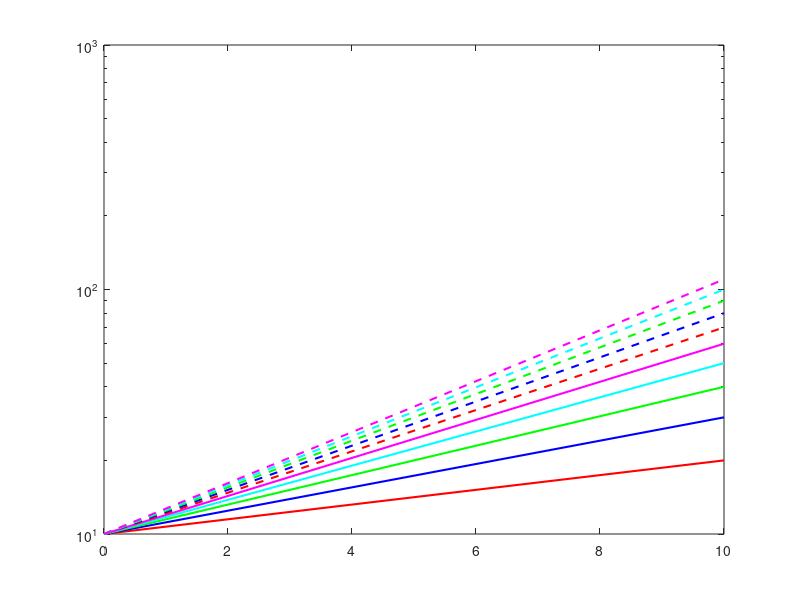

The MATLAB script that drew this image: (Note: this script raises an error after producing the figure.)
clc
clear all
close all

addpath('./PlottingShit/legendflex-pkg-master/legendflex/')
addpath('./PlottingShit/legendflex-pkg-master/setgetpos_V1.2/')


%% cell 1
figure(1);

linespec = [repmat({'r';'b';'g';'c';'m'},2,1), ...
[repmat({'-'}, 5, 1); repmat({'--'}, 5, 1)]];


x = [0 10];
y = (1:10)'*x + 10;

%% cell 3
% hln(:,1) = plot( x, y);
for k = 1:10
    hln(k,1) = semilogy( x, y(k,:),[linespec{k,1},linespec{k,2}],'LineWidth',1.5,'MarkerSize',8);hold on;
end
% set(hln(:,1), {'color','linestyle'}, linespec);

[hl(2).leg, hl(2).obj, hl(2).hout, hl(2).mout] = ...
legendflex(hln(1:5,1), {'$x^2 = 1$','$x^2 = 2$','3','4','5'}, ...
'anchor', {'nw','nw'}, ...
'buffer', [5 -5], ...
'fontsize',8, ...
'xscale',0.5, ...
'title', 'Color', ...
'interpreter','latex');

legendflex(hln([1 6],1), {'thing 1', 'thing 2'}, ...
'ref', hl(2).leg, ...
'anchor', {'ne','nw'}, ...
'buffer', [0 0], ...
'fontsize', 8', ...
'title', 'Line',...
'interpreter','latex');